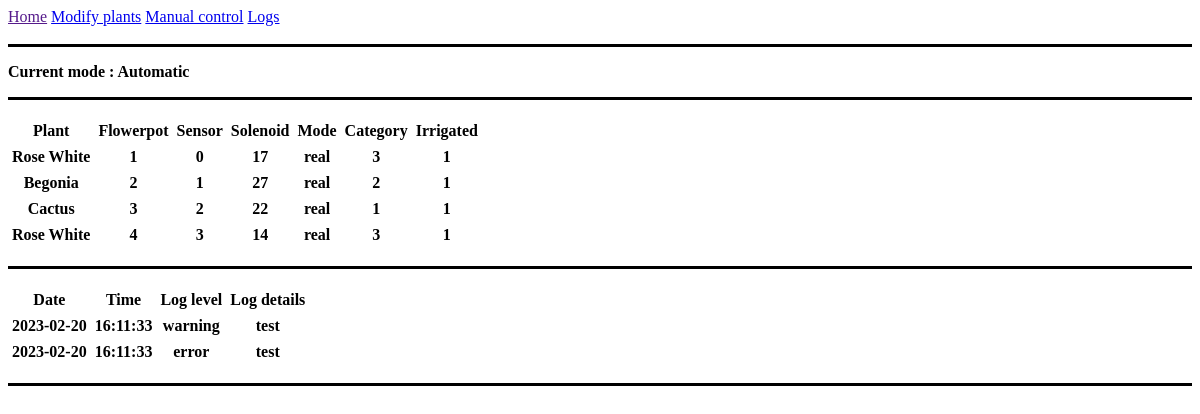
The app's page /arrosage/index.php with its own data.
### tables this page shows
CREATE TABLE `Flowerpot` (
  `id_flowerpot` int(11) NOT NULL,
  `id_plant` int(11) NOT NULL,
  `id_sensor` int(11) NOT NULL,
  `id_solenoid` int(11) NOT NULL,
  `mode` enum('real','model') NOT NULL DEFAULT 'real',
  `is_irrigated` tinyint(1) NOT NULL DEFAULT 1,
  `volume` float NOT NULL,
  `area` float NOT NULL,
  `rest_moisture` float NOT NULL DEFAULT 0
);

CREATE TABLE `Plant` (
  `id_plant` int(11) NOT NULL,
  `name` varchar(50) NOT NULL,
  `id_category` int(11) NOT NULL
);

CREATE TABLE `Sensor` (
  `id_sensor` int(11) NOT NULL,
  `pin_sensor` int(11) NOT NULL,
  `max_humidity` int(11) NOT NULL,
  `min_humidity` int(11) NOT NULL,
  `isTrusted` tinyint(1) NOT NULL DEFAULT 1
);

CREATE TABLE `Solenoide` (
  `id_solenoid` int(11) NOT NULL,
  `pin_solenoid` int(11) NOT NULL,
  `capacity` float NOT NULL
);

### arrosage/index.php (the view, shortened to what this page needs)
<!DOCTYPE html>
<html>
<head>
    <link href="style.css" rel="stylesheet" type="text/css">
</head>
<?php
try {
    $link = mysqli_connect("localhost", $login, $password, "arrosage");
} catch (Exception $e) {
    echo 'Wrong database username or password';
    die;
}
$sql_pants = "SELECT name, id_flowerpot, pin_sensor, pin_solenoid, mode, id_category, is_irrigated
    FROM Plant JOIN Flowerpot on Plant.id_plant=Flowerpot.id_plant
                JOIN Solenoide on Flowerpot.id_solenoid=Solenoide.id_solenoid
                JOIN Sensor on Flowerpot.id_sensor=Sensor.id_sensor";
$result_plants = $link->query($sql_pants);
?>
<body>
    <ul class="navbar">
      <li><a href="">Home</a></li>
      <li><a href="modify_plants.php">Modify plants</a></li>
      <li><a href="manual_control.php">Manual control</a></li>
      <li><a href="logs.php">Logs</a></li>
    </ul>
    <br><div class="line"></div>
    <p><b>Current mode : Automatic</b></p>
    <div class="line"></div>
    <br>
    <table id="table" border="0" cellspacing="0" cellpadding="4">
        <tr>
            <th>Plant</th>
            <th>Flowerpot</th>
            <th>Sensor</th>
            <th>Solenoid</th>
            <th>Mode</th>
            <th>Category</th>
            <th>Irrigated</th>
        </tr>
        <?php
        if ($result_plants->num_rows > 0) {
            while ($row = $result_plants->fetch_assoc()) {
                echo "<tr>";
                echo "<th>" . $row["name"] . "</th>";
                echo "<th>" . $row["id_flowerpot"] . "</th>";
                echo "<th>" . $row["pin_sensor"] . "</th>";
                echo "<th>" . $row["pin_solenoid"] . "</th>";
                echo "<th>" . $row["mode"] . "</th>";
                echo "<th>" . $row["id_category"] . "</th>";
                echo "<th>" . $row["is_irrigated"] . "</th>";
                echo "</tr>";
            }
        } else {
            echo "<tr>";
            echo "<th colspan=\"6\">List is empty</th>";
            echo "</tr>";
        }
        ?>
    </table>
    <div class="line"></div>
    <table id="table" border="0" cellspacing="0" cellpadding="4">
        <tr>
            <th>Date</th>
            <th>Time</th>
            <th>Log level</th>
            <th>Log details</th>
        </tr>
        <?php
        $array = explode("\n", file_get_contents('logs.txt'));
        if (count($array) > 0) {
            for ($i = 0; $i < count($array); $i++) {
                $str = explode(' ', $array[$i], 2);
                $date = $str[0];
                $str = explode(' ', $str[1], 2);
                $time = $str[0];
                $str = explode(' ', $str[1], 2);
                $level = $str[0];
                $log = $str[1];
                if ($level=="warning" || $level=="error") {
                    echo "<tr>";
                    echo "<th>" . $date . "</th>";
                    echo "<th>" . $time . "</th>";
                    echo "<th>" . $level . "</th>";
                    echo "<th>" . $log . "</th>";
                    echo "</tr>";
                }
            }
        } else {
            showEmpty();
        }
        ?>
    </table>
    <div class="line"></div>
</body>
</html>

### arrosage/style.css (style rules this page uses)
.line { border-top: 3px solid black; }
.navbar { margin: 0; padding: 0; list-style-type: none; }
.navbar li { display: inline; }

### records on screen
flowerpot: id_plant.name "Rose White", id_flowerpot "1", id_sensor.pin_sensor "0", id_solenoid.pin_solenoid "17", mode "real", id_plant.id_category "3", is_irrigated "1"
flowerpot: id_plant.name "Begonia", id_flowerpot "2", id_sensor.pin_sensor "1", id_solenoid.pin_solenoid "27", mode "real", id_plant.id_category "2", is_irrigated "1"
flowerpot: id_plant.name "Cactus", id_flowerpot "3", id_sensor.pin_sensor "2", id_solenoid.pin_solenoid "22", mode "real", id_plant.id_category "1", is_irrigated "1"
flowerpot: id_plant.name "Rose White", id_flowerpot "4", id_sensor.pin_sensor "3", id_solenoid.pin_solenoid "14", mode "real", id_plant.id_category "3", is_irrigated "1"

### other values on screen
$date "2023-02-20"
$time "16:11:33"
$level "warning"
$log "test"
$level "error"
